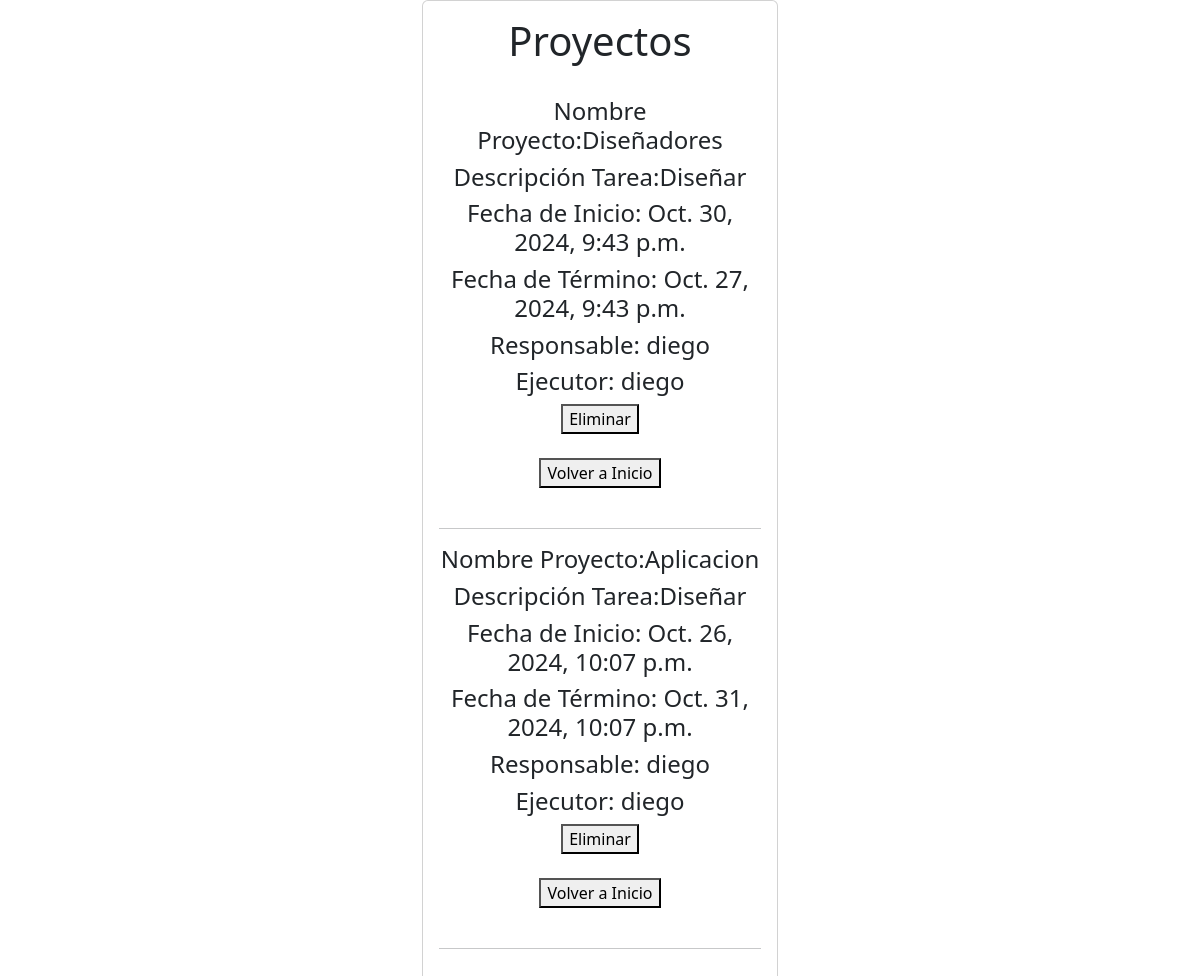
/todo/, run on the app's committed database.
### miapp/models.py (models this page shows, shortened)
class Proyecto(models.Model):
    nombre = models.CharField(max_length=100)
    descripcion= models.TextField()
    equipo = models.ForeignKey(Equipo, on_delete=models.CASCADE)

class Tarea(models.Model):
    descripcion=models.CharField(max_length=255)
    fecha_inicio = models.DateTimeField()
    fecha_termino = models.DateTimeField()
    proyecto = models.ForeignKey(Proyecto, on_delete=models.CASCADE)
    responsable= models.ForeignKey(User,  related_name='responsable_tareas', on_delete=models.CASCADE)
    ejecutor = models.ForeignKey(User, related_name='ejecutor_tares', on_delete =models.CASCADE)

### miapp/views.py (the view)
# urls.py: path('todo/', views.todo, name='todo'),
def todo(request):
    proyectos = Proyecto.objects.all()
    return render(request, 'todo.html', {'proyectos': proyectos})

### miapp/templates/todo.html (shortened to what this page needs)
<!DOCTYPE html>
<html lang="en">
<head>
    <link rel="stylesheet" href="https://cdn.jsdelivr.net/npm/bootstrap@5.3.3/dist/css/bootstrap.min.css">
</head>
<body>
    <main class="container">
        <div class="row">
            <div class="col-md-4 offset-md-4">
               <div class=" card card-body text-center">
                <h1>Proyectos</h1>
                <br>
                {% for proyecto in proyectos %}
                <h4>Nombre Proyecto:{{ proyecto.nombre }}</h4>
                <h4>Descripción Tarea:{{ proyecto.descripcion }}</h4>
                {% for tarea in proyecto.tarea_set.all %}
                <h4>Fecha de Inicio: {{ tarea.fecha_inicio }}</h4>
                <h4>Fecha de Término: {{ tarea.fecha_termino }}</h4>
                <h4>Responsable: {{ tarea.responsable.username }}</h4>
                <h4>Ejecutor: {{ tarea.ejecutor.username }}</h4>
                {% endfor %}
                <form method="POST" action="{% url 'delete_project' proyecto.id %}">
                <button type="submit">
                    Eliminar
                </button>
                </form>
                <br>
                <form action="{% url 'inicio' %}" method="get">
                <button type="submit">Volver a Inicio</button>
                </form>
                <br>
                <hr>
                {% endfor %}
               </div>
            </div>
        </div>
    </main>
</body>
</html>

### data on the page
Proyecto: nombre "Diseñadores", descripcion "Diseñar"
Tarea: fecha_inicio "Oct. 30, 2024, 9:43 p.m.", fecha_termino "Oct. 27, 2024, 9:43 p.m.", responsable.username "diego", ejecutor.username "diego"
Proyecto: nombre "Aplicacion", descripcion "Diseñar"
Tarea: fecha_inicio "Oct. 26, 2024, 10:07 p.m.", fecha_termino "Oct. 31, 2024, 10:07 p.m.", responsable.username "diego", ejecutor.username "diego"
